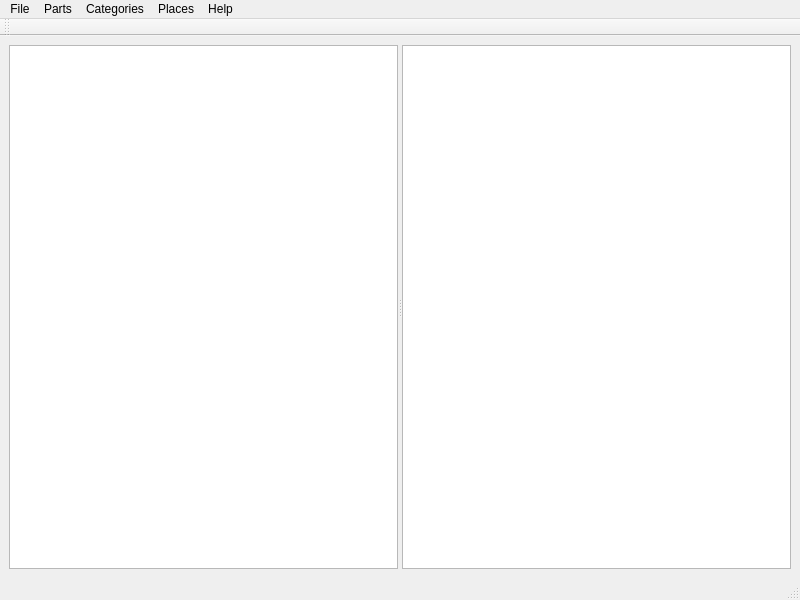
<?xml version="1.0" encoding="UTF-8"?>
<ui version="4.0">
 <class>MainWindow</class>
 <widget class="QMainWindow" name="MainWindow">
  <property name="geometry">
   <rect>
    <x>0</x>
    <y>0</y>
    <width>800</width>
    <height>600</height>
   </rect>
  </property>
  <property name="windowTitle">
   <string notr="true">PartVault</string>
  </property>
  <property name="windowIcon">
   <iconset resource="build/Desktop_Qt_6_11_0_llvm_mingw_64_bit-Debug/.qt/rcc/sql.qrc">
    <normaloff>:/icons/logo.svg</normaloff>:/icons/logo.svg</iconset>
  </property>
  <widget class="QWidget" name="centralwidget">
   <layout class="QHBoxLayout" name="horizontalLayout">
    <item>
     <widget class="QSplitter" name="splitter">
      <property name="orientation">
       <enum>Qt::Orientation::Horizontal</enum>
      </property>
      <widget class="QTreeView" name="treeView">
       <attribute name="headerVisible">
        <bool>false</bool>
       </attribute>
      </widget>
      <widget class="QTableView" name="tableView"/>
     </widget>
    </item>
   </layout>
  </widget>
  <widget class="QStatusBar" name="statusbar"/>
  <widget class="QToolBar" name="toolBar">
   <property name="windowTitle">
    <string>toolBar</string>
   </property>
   <attribute name="toolBarArea">
    <enum>TopToolBarArea</enum>
   </attribute>
   <attribute name="toolBarBreak">
    <bool>false</bool>
   </attribute>
  </widget>
  <widget class="QMenuBar" name="menuBar">
   <property name="geometry">
    <rect>
     <x>0</x>
     <y>0</y>
     <width>800</width>
     <height>21</height>
    </rect>
   </property>
   <widget class="QMenu" name="menuFile">
    <property name="title">
     <string>File</string>
    </property>
    <addaction name="actionExport"/>
    <addaction name="actionImport"/>
    <addaction name="separator"/>
    <addaction name="actionExit"/>
   </widget>
   <widget class="QMenu" name="menuHelp">
    <property name="title">
     <string>Help</string>
    </property>
    <addaction name="actionAbout"/>
    <addaction name="actionAboutQt"/>
   </widget>
   <widget class="QMenu" name="menuParts">
    <property name="title">
     <string>Parts</string>
    </property>
    <addaction name="actionAddPart"/>
    <addaction name="actionRemovePart"/>
   </widget>
   <widget class="QMenu" name="menuCategories">
    <property name="title">
     <string>Categories</string>
    </property>
    <addaction name="actionAddCategory"/>
    <addaction name="actionRemoveUnusedCategories"/>
   </widget>
   <widget class="QMenu" name="menuPlaces">
    <property name="title">
     <string>Places</string>
    </property>
    <addaction name="actionAddSorageLocation"/>
    <addaction name="actionRemoveUnusedStorageLocations"/>
   </widget>
   <addaction name="menuFile"/>
   <addaction name="menuParts"/>
   <addaction name="menuCategories"/>
   <addaction name="menuPlaces"/>
   <addaction name="menuHelp"/>
  </widget>
  <action name="actionAbout">
   <property name="text">
    <string>About...</string>
   </property>
  </action>
  <action name="actionAboutQt">
   <property name="text">
    <string>About Qt...</string>
   </property>
  </action>
  <action name="actionAddPart">
   <property name="text">
    <string>Add part...</string>
   </property>
  </action>
  <action name="actionRemovePart">
   <property name="text">
    <string>Remove part</string>
   </property>
  </action>
  <action name="actionAddCategory">
   <property name="text">
    <string>Add category...</string>
   </property>
  </action>
  <action name="actionRemoveUnusedCategories">
   <property name="text">
    <string>Remove unused</string>
   </property>
  </action>
  <action name="actionAddSorageLocation">
   <property name="text">
    <string>Add place</string>
   </property>
  </action>
  <action name="actionRemoveUnusedStorageLocations">
   <property name="text">
    <string>Remove unused</string>
   </property>
  </action>
  <action name="actionExport">
   <property name="text">
    <string>Export...</string>
   </property>
  </action>
  <action name="actionImport">
   <property name="text">
    <string>Import...</string>
   </property>
  </action>
  <action name="actionExit">
   <property name="text">
    <string>Exit</string>
   </property>
  </action>
 </widget>
 <resources>
  <include location="build/Desktop_Qt_6_11_0_llvm_mingw_64_bit-Debug/.qt/rcc/sql.qrc"/>
 </resources>
 <connections/>
</ui>
